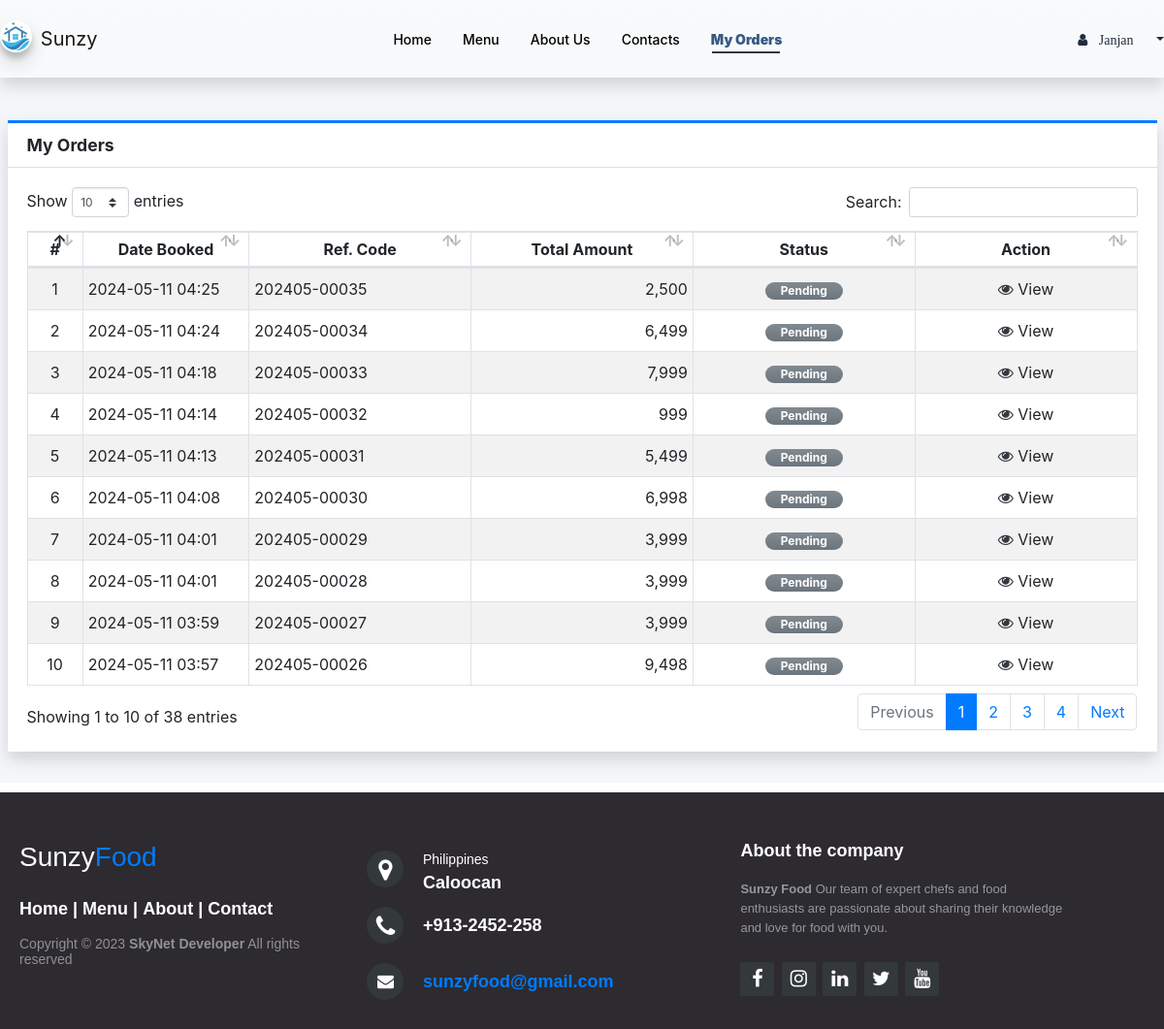
The page /?page=orders/my_orders (signed in) on the database its author committed.
### tables this page shows
CREATE TABLE `order_list` (
  `id` int(30) NOT NULL,
  `code` varchar(100) NOT NULL,
  `client_id` int(30) NOT NULL,
  `vendor_id` int(30) NOT NULL,
  `total_amount` double NOT NULL DEFAULT 0,
  `delivery_address` text NOT NULL,
  `status` tinyint(1) NOT NULL DEFAULT 0,
  `date_created` datetime NOT NULL DEFAULT current_timestamp(),
  `date_updated` datetime DEFAULT NULL ON UPDATE current_timestamp()
);

### classes/DBConnection.php (called while the page is built, shortened)
<?php
class DBConnection{
    private $host = DB_SERVER;
    private $username = DB_USERNAME;
    private $password = DB_PASSWORD;
    private $database = DB_NAME;
    public $conn;
    public function __construct(){
        if (!isset($this->conn)) {
            $this->conn = new mysqli($this->host, $this->username, $this->password, $this->database);
        }
    }
}
?>

### classes/SystemSettings.php (called while the page is built, shortened)
<?php
class SystemSettings extends DBConnection{
	function userdata($field = ''){
		if(!empty($field)){
			if(isset($_SESSION['userdata'][$field]))
				return $_SESSION['userdata'][$field];
			else
				return null;
		}else{
			return false;
		}
	}
}
$_settings = new SystemSettings();
?>

### config.php (called while the page is built, shortened)
<?php
require_once('classes/DBConnection.php');
require_once('classes/SystemSettings.php');
function format_num($number = 0, $max_decimal = ''){
    if(is_numeric($number)){
        $ex = explode('.',$number);
        $dec = isset($ex[1]) ? strlen($ex[1]) : 0;
        if(empty($max_decimal) || (is_numeric($max_decimal) && $max_decimal >= $dec)){
            return number_format($number,$dec);
        }else{
            if(is_numeric($max_decimal))
                return number_format($number,$max_decimal);
            else
                return "Invalid Maximum Decimal";
        }
    }else{
        return "Invalid Number";
    }
}
?>

### orders/my_orders.php (the view, shortened to what this page needs)
<div class="content py-3">
    <div class="card card-outline card-primary rounded-0 shadow">
        <div class="card-header">
            <h5 class="card-title"><b>My Orders</b></h5>
        </div>
        <div class="card-body">
            <div class="w-100 overflow-auto">
            <table class="table table-bordered table-striped">
                <colgroup>
                    <col width="5%">
                    <col width="15%">
                    <col width="20%">
                    <col width="20%">
                    <col width="20%">
                    <col width="20%">
                </colgroup>
                <thead>
                    <tr>
                        <th class="p1 text-center">#</th>
                        <th class="p1 text-center">Date Booked</th>
                        <th class="p1 text-center">Ref. Code</th>
                        <th class="p1 text-center">Total Amount</th>
                        <th class="p1 text-center">Status</th>
                        <th class="p1 text-center">Action</th>
                    </tr>
                </thead>
                <tbody>
                    <?php
                    $i = 1;
                    $orders = $conn->query("SELECT * FROM `order_list` where client_id = '{$_settings->userdata('id')}' order by `status` asc,unix_timestamp(date_created) desc ");
                    while($row = $orders->fetch_assoc()):
                    ?>
                    <tr>
                        <td class="px-2 py-1 align-middle text-center"><?= $i++; ?></td>
                        <td class="px-2 py-1 align-middle"><?= date("Y-m-d H:i", strtotime($row['date_created'])) ?></td>
                        <td class="px-2 py-1 align-middle"><?= $row['code'] ?></td>
                        <td class="px-2 py-1 align-middle text-right"><?= format_num($row['total_amount']) ?></td>
                        <td class="px-2 py-1 align-middle text-center">
                            <?php
                                switch($row['status']){
                                    case 0:
                                        echo '<span class="badge badge-secondary bg-gradient-secondary px-3 rounded-pill">Pending</span>';
                                        break;
                                    case 1:
                                        echo '<span class="badge badge-primary bg-gradient-primary px-3 rounded-pill">Confirmed</span>';
                                        break;
                                    case 5:
                                        echo '<span class="badge badge-danger bg-gradient-danger px-3 rounded-pill">Cancelled</span>';
                                        break;
                                }
                            ?>
                        </td>
                        <td class="px-2 py-1 align-middle text-center">
                        <button class="dropdown-item view_data " data-id="<?= $row['id'] ?>" data-code="<?= $row['code'] ?>">
                            <span class="fa fa-eye text-dark"></span> View
                        </button>
                        </td>
                    </tr>
                    <?php endwhile; ?>
                </tbody>
            </table>
            </div>
        </div>
    </div>
</div>

### css/homeStylesheet.css (style rules this page uses)
:root { --pink: #365982; --dark-pink: #365982; --black: #ffffff; --light-color: #666; --white: #ffffff; --box-shadows: 1rem 1rem 1rem 1rem rgba(0,0,0,.1); --box-shadow: 0 1rem 1rem rgba(0, 0, 0, .1); --border: .2rem solid rgba(0,0,0,.1); --outline: .1rem solid rgba(0,0,0,.1); --outline-hover: .2rem solid var(--black); }

### rows shown on the page
order_list: date_created "2024-05-11 04:25", code "202405-00035", total_amount "2,500", status "Pending"
order_list: date_created "2024-05-11 04:24", code "202405-00034", total_amount "6,499", status "Pending"
order_list: date_created "2024-05-11 04:18", code "202405-00033", total_amount "7,999", status "Pending"
order_list: date_created "2024-05-11 04:14", code "202405-00032", total_amount "999", status "Pending"
order_list: date_created "2024-05-11 04:13", code "202405-00031", total_amount "5,499", status "Pending"
order_list: date_created "2024-05-11 04:08", code "202405-00030", total_amount "6,998", status "Pending"
order_list: date_created "2024-05-11 04:01", code "202405-00029", total_amount "3,999", status "Pending"
order_list: date_created "2024-05-11 04:01", code "202405-00028", total_amount "3,999", status "Pending"
order_list: date_created "2024-05-11 03:59", code "202405-00027", total_amount "3,999", status "Pending"
order_list: date_created "2024-05-11 03:57", code "202405-00026", total_amount "9,498", status "Pending"

### other values the page prints
$_settings->info('short_name') "Sunzy"
$_settings->userdata('firstname') "Janjan"
